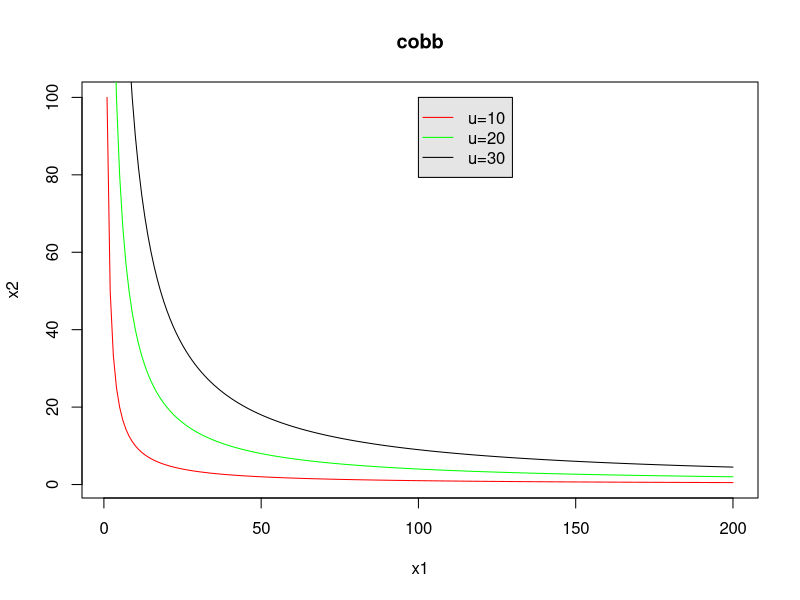

Write R code to recreate this figure.
u <- 10
u1 <- 20
u2 <- 30

x1 <- seq(from=1,to=200,by=1)
x2 <- (u/sqrt(x1))^2
x3 <- (u1/sqrt(x1))^2
x4 <- (u2/sqrt(x1))^2

plot(x=x1,y=x2,type="l", col="red")
lines(x=x1,y=x3,type="l", col="green")
lines(x=x1,y=x4,type="l", col="black")
title("cobb")
legend(100,100,c("u=10","u=20","u=30"),col=c("red","green","black"),
       lty = c(1,1,1), merge = TRUE, bg='gray90')